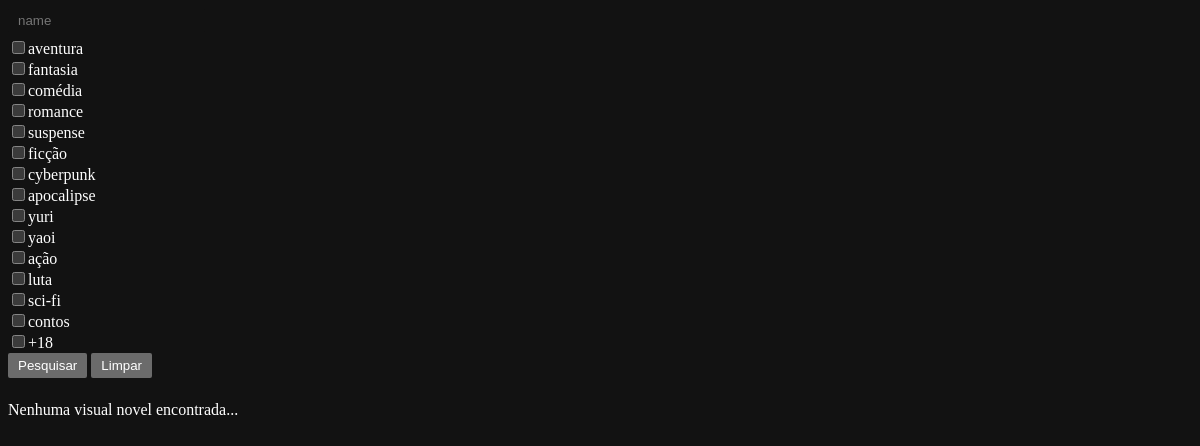
Page /novel/catalog.php on the committed database.
### tables this page shows
create table tags(
	id int auto_increment primary key,
    name varchar(30) not null
);

### novel/catalog.php (the view, shortened to what this page needs)
<!DOCTYPE html>
<html lang="en">
<head>
    <link rel="stylesheet" href="../assets/css/main.css">
    <link rel="stylesheet" href="https://cdn.jsdelivr.net/npm/bootstrap-icons@1.11.3/font/bootstrap-icons.min.css">
</head>
<body>
    <?php
        include_once('../assets/includes/dbc.inc.php');
    ?>
    <form action="" method="POST" id='form'>
    <input value="<?php if(isset($_POST["name"])) echo $_POST["name"]; ?>" name="name" placeholder="name" autocomplete="off">
    <br>
        <?php
        try {
            $query = "select * from tags;";
            $cmd = $db->prepare($query);
            $cmd->execute();
            for($i = 0; $curUser = $cmd->fetch(PDO::FETCH_ASSOC); $i++){
                echo "<input";
                echo " type='checkbox' name='tag#" . $curUser['id'] . "'>";
                echo "<label for='tag#" . $curUser['id'] . "'>" . $curUser['name'] . "</label>";
                echo "<br>";
            }
        } catch (\Throwable $th) {
            die("error...");
        }
        ?>
    <button type="submit" id="search">Pesquisar</button>
    <button type="reset" id='reset'>Limpar</button>
    </form>
    <?php
    try {
        $novels_found = 0;
        if($novels_found == 0){
            echo "<br>";
            echo"Nenhuma visual novel encontrada...";
        }
    } catch (\Throwable $th) {
        echo $th;
    }
    ?>
</body>
</html>

### assets/css/main.css (style rules this page uses)
:root { color-scheme: dark; }
input, button, select, textarea { border: none; outline: none; padding: 5px 10px; border-radius: 2px; }
button, select { cursor: pointer; }
form > * { margin-bottom: 5px; }

### rows in the picture
tags: name "aventura"
tags: name "fantasia"
tags: name "comédia"
tags: name "romance"
tags: name "suspense"
tags: name "ficção"
tags: name "cyberpunk"
tags: name "apocalipse"
tags: name "yuri"
tags: name "yaoi"
tags: name "ação"
tags: name "luta"
tags: name "sci-fi"
tags: name "contos"
tags: name "+18"
